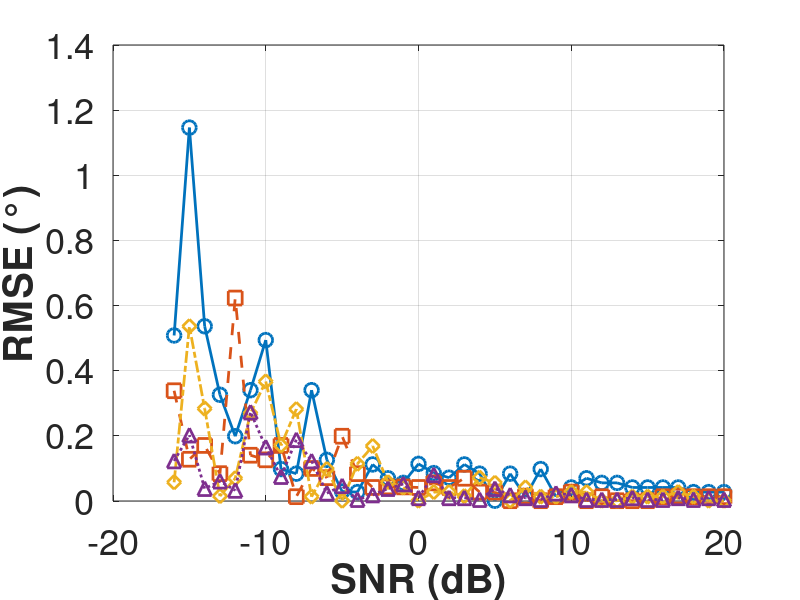

The MATLAB script that drew this image: (Note: this script raises an error after producing the figure.)
%% ═══════════════════════════════════════════════════════════════════════════
%  老数据图像重绘 - 高清版
%  基于 aa.m 原代码，仅放大字体和提高分辨率
%% ═══════════════════════════════════════════════════════════════════════════
clear; clc; close all;

%% ═══════════════════════════════════════════════════════════════════════════
%  配置
%% ═══════════════════════════════════════════════════════════════════════════

% 输出文件夹
output_folder = 'res_hd';
if ~exist(output_folder, 'dir'), mkdir(output_folder); end

% 图像分辨率
dpi_resolution = 300;

% 辅助函数：高清保存图片
save_figure_hd = @(fig, filepath) print(fig, filepath, '-dpng', sprintf('-r%d', dpi_resolution));

fprintf('═══════════════════════════════════════════════════════════════════\n');
fprintf('  老数据图像重绘 - 高清版 (300 DPI)\n');
fprintf('═══════════════════════════════════════════════════════════════════\n\n');

%% ═══════════════════════════════════════════════════════════════════════════
%  加载 abc._OLD.mat 数据 (与 aa.m 一致)
%% ═══════════════════════════════════════════════════════════════════════════

fprintf('加载数据: old_need_to_del/abc._OLD.mat\n');
load('old_need_to_del/abc._OLD.mat');

fprintf('数据维度: ang_err = %s\n', mat2str(size(ang_err)));
fprintf('SNR范围: %d ~ %d dB\n', min(snr), max(snr));
fprintf('N_L: %s\n', mat2str(N_L));
fprintf('numRX: %s\n', mat2str(numRX));

% ========== 计算统计值 ==========
% 原数据维度: [2, snr, N_L, pass_Cf, numRX, 50次试验]
% 对第6维（50次蒙特卡洛试验）计算RMSE
ang_err_rmse = sqrt(mean(ang_err.^2, 6));  % RMSE
ang_err_mean = mean(abs(ang_err), 6);      % 平均绝对误差

fprintf('已计算RMSE统计值 (基于50次蒙特卡洛试验)\n');
fprintf('\n');

%% ═══════════════════════════════════════════════════════════════════════════
%  图1: 仰角误差图 (大图 - 英文版)
%  还原 aa.m 第 111-151 行
%% ═══════════════════════════════════════════════════════════════════════════

fprintf('生成图1: 仰角误差图 (大图-英文)...\n');

% 原代码: figure('Position', [100 100 800 400])
% 放大尺寸以提高清晰度
fig = figure('Position', [100 100 1000 550], 'Color', 'white');
hold on; grid on; box on;

% 使用RMSE统计值绘图 (对50次试验取RMSE)
plot(snr(9:end), squeeze(ang_err_rmse(1,9:end,1,1,1)),  'o-','MarkerSize', 10, 'LineWidth', 2);
plot(snr(9:end), squeeze(ang_err_rmse(1,9:end,3,1,1)),  's--','MarkerSize', 10, 'LineWidth', 2);
plot(snr(9:end), squeeze(ang_err_rmse(1,9:end,5,1,1)),  'd-.','MarkerSize', 10, 'LineWidth', 2);
plot(snr(9:end), squeeze(ang_err_rmse(1,9:end,10,1,1)), '^:','MarkerSize', 10, 'LineWidth', 2);

% 坐标轴设置 - 字体放大 (原: FontSize 25)
xlabel('SNR (dB)', 'FontSize', 28, 'FontWeight', 'bold');
ylabel('RMSE (°)', 'FontSize', 28, 'FontWeight', 'bold');
set(gca, 'FontSize', 26);
box on;

% 加粗坐标轴
ax = gca;
ax.LineWidth = 2;

% 图例 - 适中大小
biaoqian = {'N_L=1 (Traditional)', 'N_L=3', 'N_L=5', 'N_L=10'};
lgd = legend(biaoqian, 'Location', 'northeast', 'FontSize', 20);
lgd.ItemTokenSize = [35, 16];  % 图例标记尺寸

grid minor;
title('Elevation DOA Estimation RMSE (N=50)', 'FontSize', 28, 'FontWeight', 'bold');
hold off;

% 保存
save_figure_hd(fig, fullfile(output_folder, '仰角误差图_HD.png'));
saveas(fig, fullfile(output_folder, '仰角误差图_HD.eps'), 'epsc');
close(fig);
fprintf('  已保存: 仰角误差图_HD.png (300 DPI)\n');

%% ═══════════════════════════════════════════════════════════════════════════
%  图2: 仰角误差图 (小图 - 中文版，所有N_L)
%  还原 aa.m 第 160-193 行
%% ═══════════════════════════════════════════════════════════════════════════

fprintf('生成图2: 仰角误差图 (小图-中文)...\n');

fig = figure('Position', [100 100 1000 550], 'Color', 'white');
hold on; grid on; box on;

% 使用RMSE统计值绘图
for i = N_L
    plot(snr(9:end), squeeze(ang_err_rmse(1,9:end,i,1,1)), 'MarkerSize', 10, 'LineWidth', 1.8);
end

% 坐标轴设置 - 字体放大 (原: FontSize 12)
xlabel('SNR (dB)', 'FontSize', 18, 'FontWeight', 'bold');
ylabel('RMSE (°)', 'FontSize', 18, 'FontWeight', 'bold');
set(gca, 'FontSize', 16);

% 图例
biaoqian = arrayfun(@(x) ['N_L=', num2str(x)], N_L, 'UniformOutput', false);
legend(biaoqian, 'Location', 'northeast', 'FontSize', 14);

grid minor;
title('不同扩展倍数下的仰角估计RMSE (N=50)', 'FontSize', 18, 'FontWeight', 'bold');
hold off;

save_figure_hd(fig, fullfile(output_folder, '仰角误差图小图_HD.png'));
saveas(fig, fullfile(output_folder, '仰角误差图小图_HD.eps'), 'epsc');
close(fig);
fprintf('  已保存: 仰角误差图小图_HD.png (300 DPI)\n');

%% ═══════════════════════════════════════════════════════════════════════════
%  图3: 仰角误差图 (高SNR区间)
%  还原 aa.m 第 203-234 行
%% ═══════════════════════════════════════════════════════════════════════════

fprintf('生成图3: 仰角误差图 (高SNR区间)...\n');

fig = figure('Position', [100 100 1000 550], 'Color', 'white');
hold on; grid on; box on;

% 原代码使用 snr(24:end)，但我们的数据snr可能范围不同
% 找到SNR=0的索引
snr_high_idx = find(snr >= 0, 1);
if isempty(snr_high_idx), snr_high_idx = 24; end

plot(snr(snr_high_idx:end), squeeze(ang_err_rmse(1,snr_high_idx:end,1,1,1)),  'o-','MarkerSize', 10, 'LineWidth', 2);
plot(snr(snr_high_idx:end), squeeze(ang_err_rmse(1,snr_high_idx:end,3,1,1)),  's--','MarkerSize', 10, 'LineWidth', 2);
plot(snr(snr_high_idx:end), squeeze(ang_err_rmse(1,snr_high_idx:end,5,1,1)),  'd-.','MarkerSize', 10, 'LineWidth', 2);
plot(snr(snr_high_idx:end), squeeze(ang_err_rmse(1,snr_high_idx:end,10,1,1)), '^:','MarkerSize', 10, 'LineWidth', 2);

set(gca, 'FontSize', 16);
ax = gca;
ax.LineWidth = 2;

% 高SNR小图不需要图例（用于插入大图）
% biaoqian = {'N_L=1 (Traditional)', 'N_L=3', 'N_L=5', 'N_L=10'};
% legend(biaoqian, 'Location', 'northeast', 'FontSize', 14);

grid minor;
hold off;

save_figure_hd(fig, fullfile(output_folder, '仰角误差图_高SNR_HD.png'));
saveas(fig, fullfile(output_folder, '仰角误差图_高SNR_HD.eps'), 'epsc');
close(fig);
fprintf('  已保存: 仰角误差图_高SNR_HD.png (300 DPI)\n');

%% ═══════════════════════════════════════════════════════════════════════════
%  图4: DOA误差箱线图
%  还原 aa.m 第 237-283 行 (使用 aaaa.mat)
%% ═══════════════════════════════════════════════════════════════════════════

fprintf('生成图4: DOA误差箱线图...\n');

% 加载 aaaa.mat
load('old_need_to_del/aaaa.mat');

% 原代码: data=abs(squeeze(ang_err(2,1,:,1,1,:))')
data = abs(squeeze(ang_err(2,1,:,1,1,:))');

fig = figure('Position', [100 100 1000 650], 'Color', 'white');

% 绘制箱线图
boxplot(data, 'Colors', 'r', 'Symbol', 'r+', 'Widths', 0.8);
h = findobj(gca, 'Tag', 'Box');

% 设置箱体样式
for j = 1:length(h)
    patch(get(h(j), 'XData'), get(h(j), 'YData'), 'b', ...
        'FaceAlpha', 0, 'EdgeColor', 'b');
end

% 坐标轴设置 - 字体放大 (原: FontSize 16/25)
set(gca, 'FontSize', 20);
xlabel('Expand Number N_L', 'FontSize', 28, 'FontWeight', 'bold');
ylabel('Error (°)', 'FontSize', 28, 'FontWeight', 'bold');
title('Box-plot for DOA Estimation Error', 'FontSize', 28, 'FontWeight', 'bold');

box on;
ax = gca;
ax.LineWidth = 2;

% X轴刻度
xticks(1:3:length(N_L));
xticklabels(N_L(1:3:end));
xlim([0 length(N_L)+1]);

grid on;
set(findobj(gca, 'type', 'line'), 'LineWidth', 4);

save_figure_hd(fig, fullfile(output_folder, 'DOA误差箱线图_HD.png'));
saveas(fig, fullfile(output_folder, 'DOA误差箱线图_HD.eps'), 'epsc');
close(fig);
fprintf('  已保存: DOA误差箱线图_HD.png (300 DPI)\n');

%% ═══════════════════════════════════════════════════════════════════════════
%  完成
%% ═══════════════════════════════════════════════════════════════════════════

fprintf('\n═══════════════════════════════════════════════════════════════════\n');
fprintf('所有图像生成完成！\n');
fprintf('输出目录: %s\n', fullfile(pwd, output_folder));
fprintf('═══════════════════════════════════════════════════════════════════\n');

% 列出生成的文件
files = dir(fullfile(output_folder, '*.png'));
fprintf('\n生成的PNG文件 (%d个):\n', length(files));
for i = 1:length(files)
    fprintf('  %s\n', files(i).name);
end
